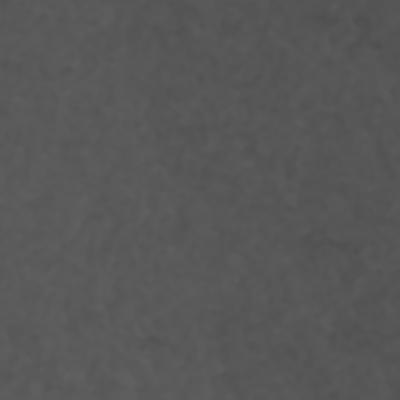
#> input picture dataset/oil/1/0_0_0_img_4UEXn9JIvqIMCWxL_JAV_cls_1.jpg, 400 x 400 px; its folder holds only this picture in this run
$ python generate_samples.py
#> lines starting #> are read from the running program, lines starting #| are printed output that depends on the picture
import cv2
import glob
import os

os.makedirs('test_videos', exist_ok=True)

def create_video_from_image(img_path, output_path, seconds=4, fps=30):
#> called with output_path = 'test_videos/sample_oil_spill.mp4', seconds = 4, fps = 30
    img = cv2.imread(img_path)
#> img is the input picture: shape (400, 400, 3); min 78, max 98, mean 88.5
    if img is None:
        print(f"Failed to load {img_path}")
        return

    # Resize for a standard video feel if it's too small
    img = cv2.resize(img, (640, 480))
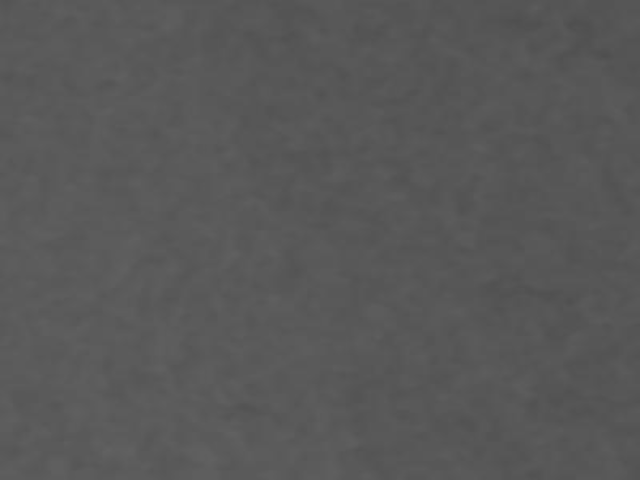
#> img: shape (480, 640, 3); min 78, max 98, mean 88.5
    h, w, _ = img.shape
#> h = 480; w = 640

    fourcc = cv2.VideoWriter_fourcc(*'mp4v')
    out = cv2.VideoWriter(output_path, fourcc, fps, (w, h))

    # We will add a very slow simulated "drone pan" effect
    # by taking a slightly moving crop of the resized image
    # Actually, to guarantee the YOLO model catches the features properly,
    # let's just write the static frame to guarantee the detection works perfectly.

    for _ in range(seconds * fps):
        out.write(img)

    out.release()
    print(f"Created {output_path}")

oil_images = glob.glob('dataset/oil/1/*.jpg')
if oil_images:
    # Pick a random one or the first one
    create_video_from_image(oil_images[0], 'test_videos/sample_oil_spill.mp4')

no_oil_images = glob.glob('dataset/no_oil/0/*.jpg')
if no_oil_images:
    create_video_from_image(no_oil_images[0], 'test_videos/sample_clean_ocean.mp4')

print("Done generating sample videos!")
